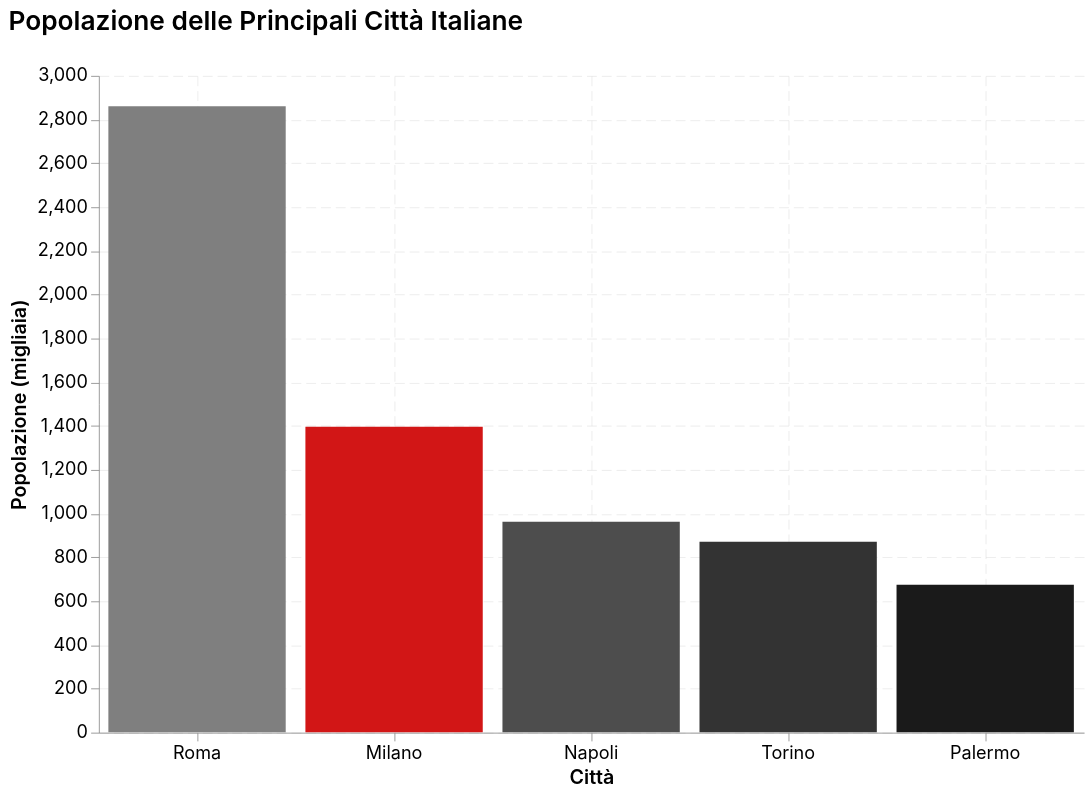

The notebook cell this image was saved under:
### Markdown cell above
## 5. Bar Chart Altair

### Code cell
# Dati per bar chart
cities = pd.DataFrame({
    'Città': ['Milano', 'Roma', 'Napoli', 'Torino', 'Palermo'],
    'Popolazione': [1396, 2860, 962, 871, 674]
})

bar_chart = alt.Chart(cities).mark_bar().encode(
    x=alt.X('Città:N', sort='-y', title='Città'),
    y=alt.Y('Popolazione:Q', title='Popolazione (migliaia)'),
    color=alt.Color('Città:N', legend=None),
    tooltip=['Città', 'Popolazione']
).properties(
    title='Popolazione delle Principali Città Italiane',
    width=600,
    height=400
)

bar_chart

### Figure 1 — Vega-Lite specification as saved in the notebook (floating-point values rounded to 4 significant figures)
{"config": {"background": "#FFFFFF", "font": "Inter, IBM Plex Sans, DejaVu Sans, Arial, sans-serif", "mark": {"color": "#000000"}, "title": {"color": "#000000", "anchor": "start", "dy": -15, "fontSize": 16, "font": "Inter, IBM Plex Sans, DejaVu Sans, Arial, sans-serif", "fontWeight": 600}, "axis": {"labelColor": "#000000", "labelFontSize": 11, "labelFont": "Inter, IBM Plex Sans, DejaVu Sans, Arial, sans-serif", "labelFontWeight": 400, "titleColor": "#000000", "titleFontSize": 12, "titleFont": "Inter, IBM Plex Sans, DejaVu Sans, Arial, sans-serif", "titleFontWeight": 600, "grid": true, "gridColor": "#D2D2D2", "labelAngle": 0, "domainWidth": 0.5, "labelPadding": 2, "tickSize": 5, "tickWidth": 0.5}, "axisX": {"gridDash": [6, 3], "gridWidth": 0.25, "gridColor": "#D2D2D2"}, "axisY": {"gridDash": [6, 3], "gridWidth": 0.25, "gridColor": "#D2D2D2"}, "legend": {"labelFontSize": 11, "padding": 1, "symbolType": "square", "labelFont": "Inter, IBM Plex Sans, DejaVu Sans, Arial, sans-serif", "titleFont": "Inter, IBM Plex Sans, DejaVu Sans, Arial, sans-serif"}, "style": {"guide-label": {"font": "Inter, IBM Plex Sans, DejaVu Sans, Arial, sans-serif", "fill": "#000000"}, "guide-title": {"font": "Inter, IBM Plex Sans, DejaVu Sans, Arial, sans-serif", "fill": "#000000"}}, "range": {"category": ["#D21616", "#4D4D4D", "#1A1A1A", "#7F7F7F", "#333333", "#B0B0B0", "#4D4D4D", "#C9C9C9", "#666666", "#DCDCDC"]}, "point": {"filled": true}, "line": {"strokeWidth": 2.0}, "view": {"stroke": "transparent"}}, "data": {"name": "data-d52ee3e087e8cac5d26e4e12e4428192"}, "mark": {"type": "bar"}, "encoding": {"color": {"field": "Città", "legend": null, "type": "nominal"}, "tooltip": [{"field": "Città", "type": "nominal"}, {"field": "Popolazione", "type": "quantitative"}], "x": {"field": "Città", "sort": "-y", "title": "Città", "type": "nominal"}, "y": {"field": "Popolazione", "title": "Popolazione (migliaia)", "type": "quantitative"}}, "height": 400, "title": "Popolazione delle Principali Città Italiane", "width": 600, "$schema": "https://vega.github.io/schema/vega-lite/v5.20.1.json", "datasets": {"data-d52ee3e087e8cac5d26e4e12e4428192": [{"Città": "Milano", "Popolazione": 1396}, {"Città": "Roma", "Popolazione": 2860}, {"Città": "Napoli", "Popolazione": 962}, {"Città": "Torino", "Popolazione": 871}, {"Città": "Palermo", "Popolazione": 674}]}}
